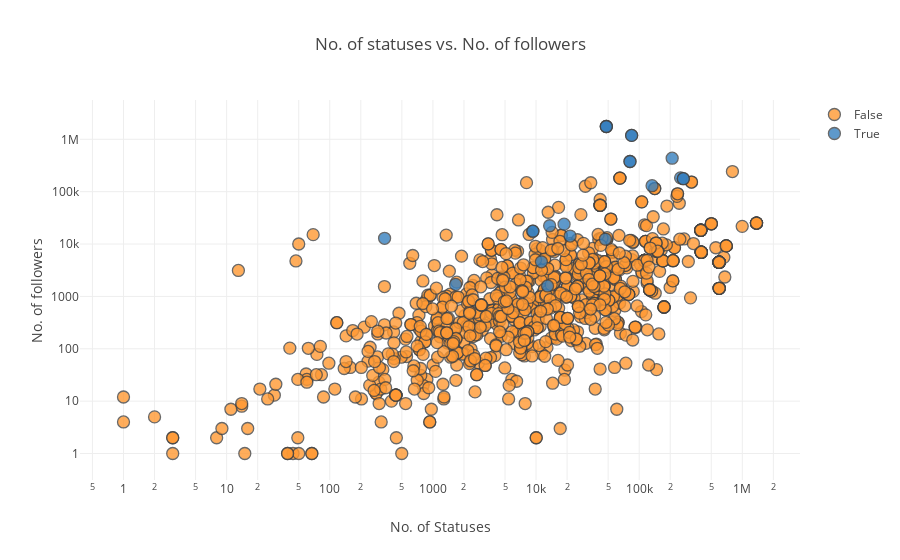

Notebook code for this chart:
### Code cell
#correlation between Tweeting Frequency and Followers
#Plot the number of statuses per user vs. number of followers per user.
#Differentiate between verified and non-verified users in our plot.

df.iplot(x='User_statuses_count', y = 'user_followers', mode='markers'
        , categories='User_verified',layout=dict(
        xaxis=dict(type='log', title='No. of Statuses'),
        yaxis=dict(type='log', title='No. of followers'),
        title='No. of statuses vs. No. of followers'))

### Figure 1 — Plotly figure (JSON) as saved in the notebook; plotly's stock layout.template omitted (floating-point values rounded to 4 significant figures; data arrays with more than 128 entries replaced by an {"elided": "..."} marker saying what was removed)
{"data": [{"marker": {"color": "rgba(255, 153, 51, 1.0)", "line": {"width": 1.3}, "opacity": 0.8, "size": 12, "symbol": "circle"}, "mode": "markers", "name": "False", "textfont": {"color": "#4D5663"}, "type": "scatter", "uid": "f36809a7-6458-45e6-99ae-e9653ba62df1", "x": {"elided": "978 int values"}, "y": {"elided": "978 int values"}}, {"marker": {"color": "rgba(55, 128, 191, 1.0)", "line": {"width": 1.3}, "opacity": 0.8, "size": 12, "symbol": "circle"}, "mode": "markers", "name": "True", "textfont": {"color": "#4D5663"}, "type": "scatter", "uid": "84f3c847-288e-4423-964d-ea9e6a46c9c9", "x": [13545, 48013, 21382, 133359, 84511, 251987, 47058, 9314, 18692, 81453, 48013, 48013, 340, 208801, 81453, 267883, 12936, 84511, 267883, 11275, 9314, 1660], "y": [22344, 1756534, 14206, 130134, 1186454, 183833, 12419, 17604, 23957, 377342, 1756534, 1756534, 12882, 435716, 377342, 176993, 1583, 1186454, 176993, 4577, 17604, 1696]}], "layout": {"title": {"text": "No. of statuses vs. No. of followers"}, "xaxis": {"title": {"text": "No. of Statuses"}, "type": "log"}, "yaxis": {"title": {"text": "No. of followers"}, "type": "log"}}}
